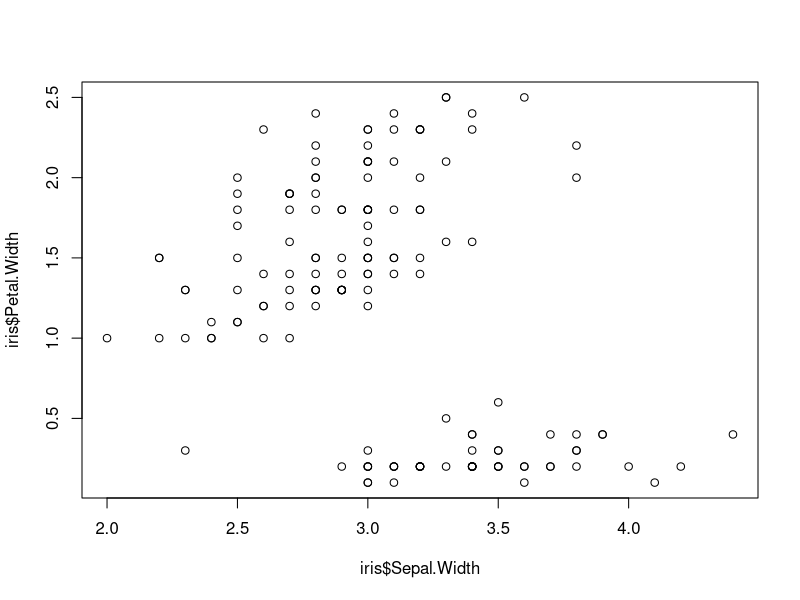
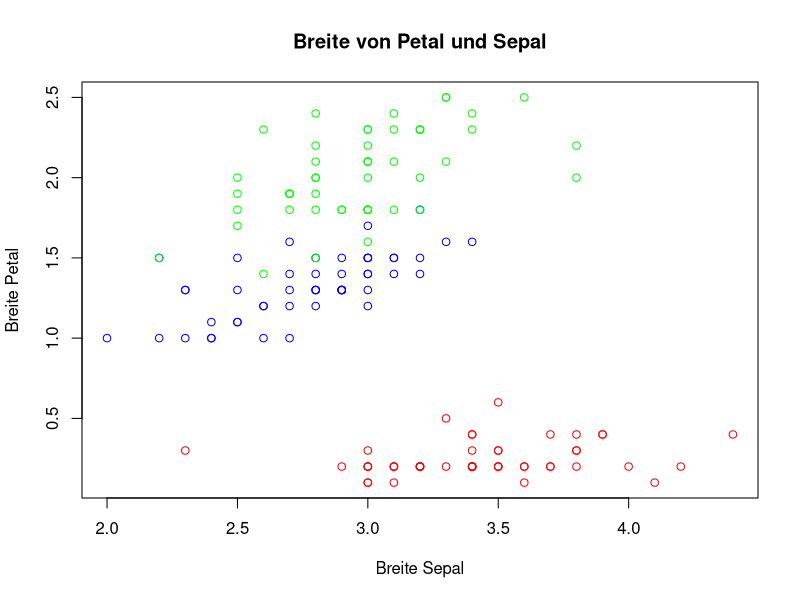

These charts were generated, in order, by the following R code:
## ---- chunk 1
knitr::opts_chunk$set(echo = TRUE)
library(knitr)
library(kableExtra)
## ---- chunk 2
# Das ist ein R Codeblock
# Der Code hier funktioniert und liefert einen Output

radius <- 3
flaeche <- radius ^ 2 * pi

## ---- chunk 3
kable_styling(kable(head(iris)), bootstrap_options = c("striped", "hover", "condensed", "responsive"), latex_options = "HOLD_position") 
## ---- chunk 4

# head() zeigt die ersten 6 Reihen oder Einzelwerte an:
head(iris)
## ---- chunk 5

# summary() berechnet für jede Spalte Minimum, Maximum, Quartile, Mean, Median:
summary(iris)
## ---- chunk 6

# str() zeigt die Datenstruktur der Variablen an
str(iris)
## ---- chunk 7
plot(x=iris$Sepal.Width, y=iris$Petal.Width)
## ---- chunk 8

plot(x=iris$Sepal.Width, y=iris$Petal.Width, 
     col=c("red","blue","green")[iris$Species], # nach Spezies einfärben
    xlab="Breite Sepal", ylab="Breite Petal", main="Breite von Petal und Sepal") # Beschriftung

## ---- chunk 9

library(randomForest)

rf <- randomForest(Species ~ ., data=iris)
# Das Modell sagt anhand der Maße der Blätter die Spezies voraus
rf

predict(rf, iris[75, 1:4]) # Vorhersage für Zeile 75 anhand des Modells
iris[75, 5] # Wahre Klasse in Zeile 75

## ---- chunk 10
